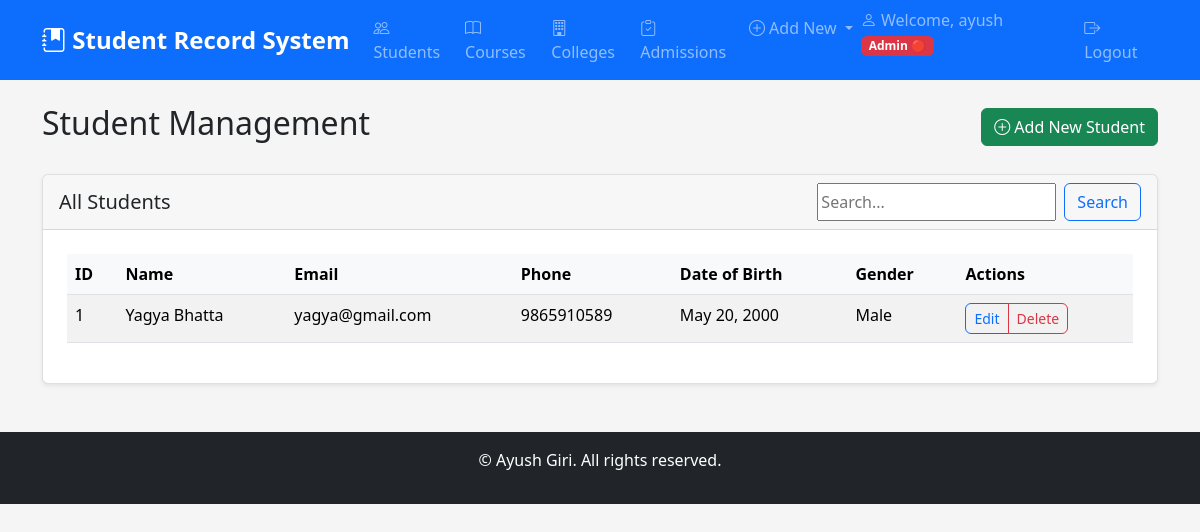
Page /students/ (signed in) on the earlier database version.
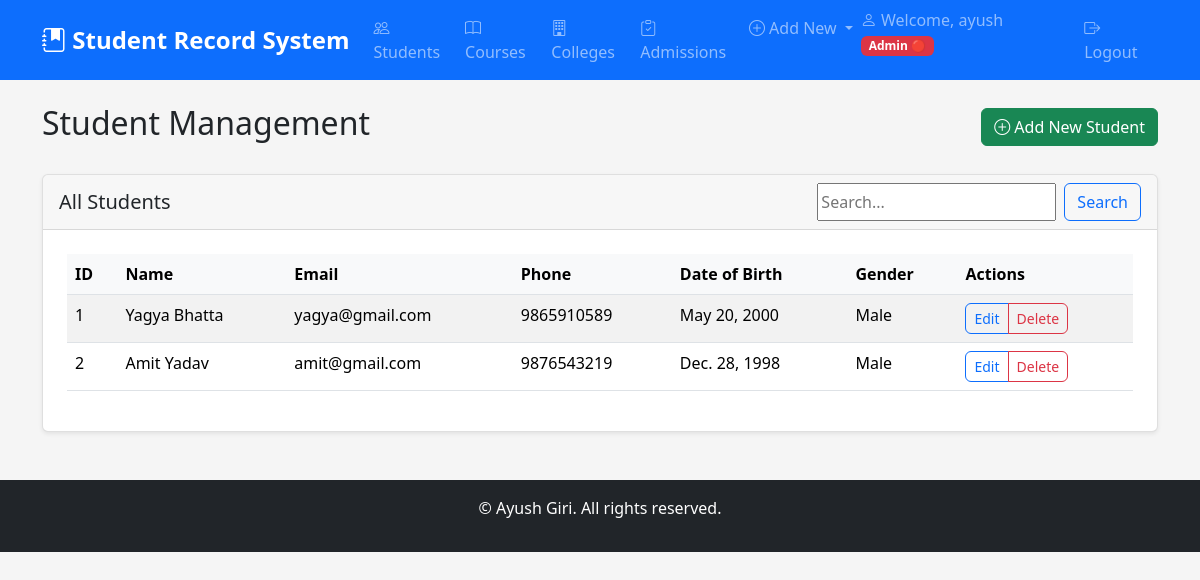
Same page on the later database version.
### core/models.py (models this page shows, shortened)
class Student(models.Model):
    GENDER_CHOICES = (
        ('M', 'Male'),
        ('F', 'Female'),
        ('O', 'Other'),
    )
    user = models.OneToOneField(User, on_delete=models.CASCADE, null=True, blank=True)
    student_id = models.CharField(max_length=20, unique=True)
    first_name = models.CharField(max_length=100)
    last_name = models.CharField(max_length=100)
    date_of_birth = models.DateField()
    gender = models.CharField(max_length=1, choices=GENDER_CHOICES)
    email = models.EmailField(unique=True)
    phone = models.CharField(max_length=15)
    address = models.TextField()
    photo = models.ImageField(upload_to='student_photos/', null=True, blank=True)
    created_at = models.DateTimeField(auto_now_add=True)
    updated_at = models.DateTimeField(auto_now=True)
    @property
    def full_name(self):
        return f"{self.first_name} {self.last_name}"

### core/decorators.py (the view)
        def wrapper(request, *args, **kwargs):
            login_url = reverse('user_login')
            register_url = reverse('register')
            if request.path in [login_url, register_url]:
                return view_func(request, *args, **kwargs)
            if not request.user.is_authenticated:
                messages.error(request, 'You must log in first!')
                return redirect('user_login')
            if hasattr(request.user, 'userprofile'):
                role = request.user.userprofile.role
                role_hierarchy = {'viewer': 1, 'editor': 2, 'admin': 3}
                if role_hierarchy.get(role, 0) >= role_hierarchy.get(required_role, 0):
                    return view_func(request, *args, **kwargs)
            messages.error(request, 'You do not have permission to access this page!')
            return redirect('home')

### core/forms.py
class SearchForm(forms.Form):
    query = forms.CharField(
        required=False,
        widget=forms.TextInput(attrs={'placeholder': 'Search...'})
    )

### core/views.py (called while the page is built, shortened)
@viewer_required
def student_list(request):
    form = SearchForm(request.GET or None)
    students = Student.objects.all()
    query = request.GET.get('query')
    context = {'students': students, 'form': form, 'search_query': query}
    return render(request, 'core/student_list.html', context)

### core/templates/core/student_list.html (shortened to what this page needs)
{% extends 'core/base.html' %}
{% block content %}
<div class="d-flex justify-content-between align-items-center mb-4">
    <h2>Student Management</h2>
    <a href="{% url 'add_student' %}" class="btn btn-success">
        <i class="bi bi-plus-circle"></i> Add New Student
    </a>
</div>
<div class="card">
    <div class="card-header d-flex justify-content-between align-items-center">
        <h5 class="mb-0">All Students</h5>
        <form method="get" class="d-flex">
            {{ form.query }}
            <button type="submit" class="btn btn-outline-primary ms-2">Search</button>
        </form>
    </div>
    <div class="card-body">
        <div class="table-responsive">
            <table class="table table-striped table-hover">
                <thead>
                    <tr>
                        <th>ID</th>
                        <th>Name</th>
                        <th>Email</th>
                        <th>Phone</th>
                        <th>Date of Birth</th>
                        <th>Gender</th>
                        <th>Actions</th>
                    </tr>
                </thead>
                <tbody>
                    {% for student in students %}
                    <tr>
                        <td>{{ student.student_id }}</td>
                        <td>{{ student.full_name }}</td>
                        <td>{{ student.email }}</td>
                        <td>{{ student.phone }}</td>
                        <td>{{ student.date_of_birth }}</td>
                        <td>{{ student.get_gender_display }}</td>
                        <td>
                            <div class="btn-group" role="group">
                                <a href="{% url 'edit_student' student.pk %}" class="btn btn-sm btn-outline-primary">Edit</a>
                                <a href="{% url 'delete_student' student.pk %}" class="btn btn-sm btn-outline-danger">Delete</a>
                            </div>
                        </td>
                    </tr>
                    {% empty %}
                    <tr>
                        <td colspan="7" class="text-center">No students found.</td>
                    </tr>
                    {% endfor %}
                </tbody>
            </table>
        </div>
    </div>
</div>
{% endblock %}

### core/templates/core/base.html (shortened to what this page needs)
<!DOCTYPE html>
<html lang="en">
<head>
    {% load static %}
    <link href="{% static 'core/css/bootstrap.min.css' %}" rel="stylesheet">
    <link href="{% static 'core/css/style.css' %}" rel="stylesheet">
    <link rel="stylesheet" href="https://cdn.jsdelivr.net/npm/bootstrap-icons@1.11.1/font/bootstrap-icons.css">
</head>
<body>
    <nav class="navbar navbar-expand-lg navbar-dark bg-primary">
        <div class="container">
            <a class="navbar-brand" href="{% url 'home' %}">
                <i class="bi bi-journal-bookmark-fill"></i> Student Record System
            </a>
            <div class="collapse navbar-collapse" id="navbarNav">
                <ul class="navbar-nav me-auto">
                    {% if user.is_authenticated %}
                    <li class="nav-item">
                        <a class="nav-link" href="{% url 'student_list' %}"><i class="bi bi-people"></i> Students</a>
                    </li>
                    <li class="nav-item">
                        <a class="nav-link" href="{% url 'course_list' %}"><i class="bi bi-book"></i> Courses</a>
                    </li>
                    <li class="nav-item">
                        <a class="nav-link" href="{% url 'college_list' %}"><i class="bi bi-building"></i> Colleges</a>
                    </li>
                    <li class="nav-item">
                        <a class="nav-link" href="{% url 'admission_list' %}"><i class="bi bi-clipboard-check"></i> Admissions</a>
                    </li>
                    {% if user.userprofile.role != 'viewer' %}
                    <li class="nav-item dropdown">
                        <a class="nav-link dropdown-toggle" href="#" role="button" data-bs-toggle="dropdown">
                            <i class="bi bi-plus-circle"></i> Add New
                        </a>
                    </li>
                    {% endif %}
                    {% endif %}
                </ul>
                <ul class="navbar-nav">
                    {% if user.is_authenticated %}
                    <li class="nav-item">
                        <span class="navbar-text me-3">
                            <i class="bi bi-person"></i> Welcome, {{ user.username }}
                            {% if user.userprofile.role == 'admin' %}
                                <span class="badge bg-danger">Admin 🔴</span>
                            {% elif user.userprofile.role == 'editor' %}
                                <span class="badge bg-warning text-dark">Editor 🟡</span>
                            {% elif user.userprofile.role == 'viewer' %}
                                <span class="badge bg-primary">Viewer 🔵</span>
                            {% endif %}
                        </span>
                    </li>
                    <li class="nav-item">
                        <a class="nav-link" href="{% url 'user_logout' %}"><i class="bi bi-box-arrow-right"></i> Logout</a>
                    </li>
                    {% endif %}
                </ul>
            </div>
        </div>
    </nav>
    <div class="container mt-4">
        {% block content %}{% endblock %}
    </div>
    <footer class="bg-dark text-white text-center py-3 mt-5">
        <div class="container">
            <p>&copy; Ayush Giri. All rights reserved.</p>
        </div>
    </footer>
</body>
</html>

### core/static/core/css/style.css (style rules this page uses)
:root { --primary-color: #0d6efd; --secondary-color: #6c757d; --success-color: #198754; --danger-color: #dc3545; --warning-color: #ffc107; --info-color: #0dcaf0; --light-color: #f8f9fa; --dark-color: #212529; }
body { font-family: 'Segoe UI', Tahoma, Geneva, Verdana, sans-serif; background-color: #f5f5f5; }
.navbar-brand { font-weight: bold; font-size: 1.5rem; }
.card { box-shadow: 0 0.125rem 0.25rem rgba(0, 0, 0, 0.075); border: 1px solid rgba(0, 0, 0, 0.125); margin-bottom: 1.5rem; }
.card-header { background-color: rgba(0, 0, 0, 0.03); border-bottom: 1px solid rgba(0, 0, 0, 0.125); }
.table th { border-top: none; font-weight: 600; background-color: #f8f9fa; }
.btn { border-radius: 0.375rem; font-weight: 500; }
.btn-sm { padding: 0.25rem 0.5rem; font-size: 0.875rem; }
.badge { font-size: 0.75em; }
.card .card-body { padding: 1.5rem; }
footer { margin-top: auto; }
.badge.bg-danger { background-color: var(--danger-color) !important; }

Differences in the rows shown:
added Student: student_id "2", full_name "Amit Yadav", email "amit@gmail.com", phone "9876543219", date_of_birth "Dec. 28, 1998", gender "Male"
